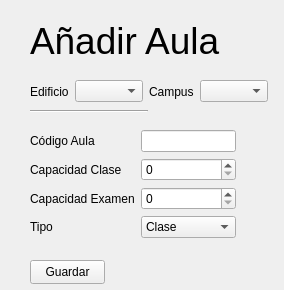
<?xml version="1.0" encoding="UTF-8"?>
<ui version="4.0">
 <class>addRoom</class>
 <widget class="QWidget" name="addRoom">
  <property name="geometry">
   <rect>
    <x>0</x>
    <y>0</y>
    <width>284</width>
    <height>290</height>
   </rect>
  </property>
  <property name="windowTitle">
   <string>AñadirAula</string>
  </property>
  <widget class="QLabel" name="Title">
   <property name="geometry">
    <rect>
     <x>30</x>
     <y>10</y>
     <width>211</width>
     <height>61</height>
    </rect>
   </property>
   <property name="font">
    <font>
     <pointsize>28</pointsize>
    </font>
   </property>
   <property name="text">
    <string>Añadir Aula</string>
   </property>
  </widget>
  <widget class="QPushButton" name="guardar">
   <property name="geometry">
    <rect>
     <x>30</x>
     <y>260</y>
     <width>75</width>
     <height>24</height>
    </rect>
   </property>
   <property name="text">
    <string>Guardar</string>
   </property>
  </widget>
  <widget class="Line" name="line">
   <property name="geometry">
    <rect>
     <x>30</x>
     <y>110</y>
     <width>118</width>
     <height>3</height>
    </rect>
   </property>
   <property name="orientation">
    <enum>Qt::Orientation::Horizontal</enum>
   </property>
  </widget>
  <widget class="QWidget" name="layoutWidget">
   <property name="geometry">
    <rect>
     <x>30</x>
     <y>80</y>
     <width>238</width>
     <height>23</height>
    </rect>
   </property>
   <layout class="QHBoxLayout" name="horizontalLayout">
    <item>
     <widget class="QLabel" name="edificio">
      <property name="text">
       <string>Edificio</string>
      </property>
     </widget>
    </item>
    <item>
     <widget class="QComboBox" name="edificioText"/>
    </item>
    <item>
     <widget class="QLabel" name="campus">
      <property name="text">
       <string>Campus</string>
      </property>
     </widget>
    </item>
    <item>
     <widget class="QComboBox" name="campusText"/>
    </item>
   </layout>
  </widget>
  <widget class="QWidget" name="layoutWidget">
   <property name="geometry">
    <rect>
     <x>30</x>
     <y>130</y>
     <width>206</width>
     <height>108</height>
    </rect>
   </property>
   <layout class="QGridLayout" name="gridLayout">
    <item row="0" column="0">
     <widget class="QLabel" name="aula">
      <property name="text">
       <string>Código Aula</string>
      </property>
     </widget>
    </item>
    <item row="1" column="0" colspan="2">
     <widget class="QLabel" name="capClase">
      <property name="text">
       <string>Capacidad Clase</string>
      </property>
     </widget>
    </item>
    <item row="1" column="2">
     <widget class="QSpinBox" name="capClaseText"/>
    </item>
    <item row="2" column="0" colspan="2">
     <widget class="QLabel" name="capExamen">
      <property name="text">
       <string>Capacidad Examen</string>
      </property>
     </widget>
    </item>
    <item row="2" column="2">
     <widget class="QSpinBox" name="capExamenText"/>
    </item>
    <item row="3" column="0">
     <widget class="QLabel" name="tipo">
      <property name="text">
       <string>Tipo</string>
      </property>
     </widget>
    </item>
    <item row="0" column="2">
     <widget class="QLineEdit" name="aulaText"/>
    </item>
    <item row="3" column="2">
     <widget class="QComboBox" name="tipoText">
      <item>
       <property name="text">
        <string>Clase</string>
       </property>
      </item>
      <item>
       <property name="text">
        <string>Laboratorio</string>
       </property>
      </item>
     </widget>
    </item>
   </layout>
  </widget>
 </widget>
 <resources/>
 <connections/>
</ui>
